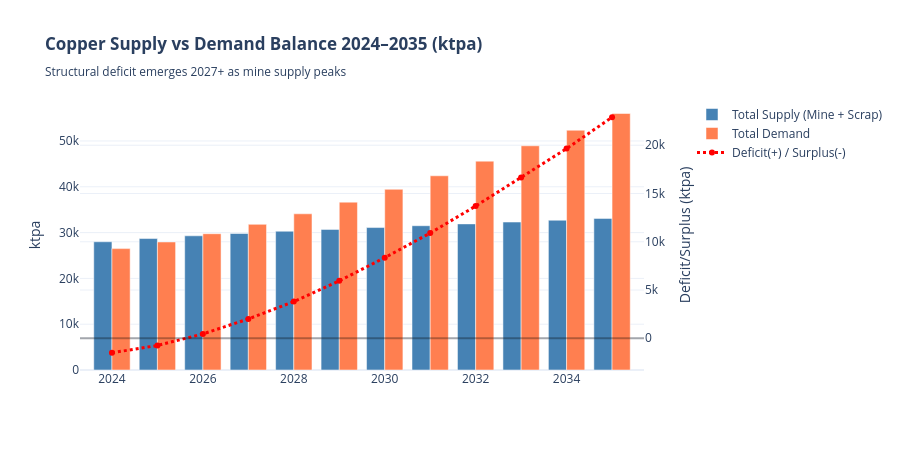

Write notebook code for a chart like this one.
### Code cell
# ── Supply/Demand Balance ─────────────────────────────────────────────────────
mine_supply    = [22500,23000,23400,23700,24000,24200,24400,24600,24800,25000,25200,25400]
secondary_supply=[5500, 5700, 5900, 6100, 6300, 6500, 6700, 6900, 7100, 7300, 7500, 7700]
total_supply   = [m + s for m, s in zip(mine_supply, secondary_supply)]
total_demand   = df_demand.sum(axis=1).values
deficit        = total_demand - np.array(total_supply)

fig2 = make_subplots(specs=[[{"secondary_y": True}]])
fig2.add_trace(go.Bar(x=years, y=total_supply, name="Total Supply (Mine + Scrap)",
                      marker_color='steelblue'), secondary_y=False)
fig2.add_trace(go.Bar(x=years, y=total_demand, name="Total Demand",
                      marker_color='coral'), secondary_y=False)
fig2.add_trace(go.Scatter(x=years, y=deficit, name="Deficit(+) / Surplus(-)",
                          line=dict(color='red', width=3, dash='dot'),
                          mode='lines+markers'), secondary_y=True)
fig2.add_hline(y=0, line_dash="solid", line_color="black", opacity=0.3, secondary_y=True)

fig2.update_layout(
    title="<b>Copper Supply vs Demand Balance 2024–2035 (ktpa)</b><br><sub>Structural deficit emerges 2027+ as mine supply peaks</sub>",
    barmode='group', template="plotly_white", height=450
)
fig2.update_yaxes(title_text="ktpa", secondary_y=False)
fig2.update_yaxes(title_text="Deficit/Surplus (ktpa)", secondary_y=True)
fig2.show()

# Deficit analysis
first_deficit_yr = [years[i] for i, d in enumerate(deficit) if d > 0]
print(f"First structural deficit year: {first_deficit_yr[0] if first_deficit_yr else 'Beyond 2035'}")
print(f"Peak deficit (2035): {deficit[-1]:,.0f} ktpa")

### Figure 1 — Plotly figure (JSON) as saved in the notebook; plotly's stock layout.template omitted (floating-point values rounded to 4 significant figures)
{"data": [{"marker": {"color": "steelblue"}, "name": "Total Supply (Mine + Scrap)", "type": "bar", "x": [2024, 2025, 2026, 2027, 2028, 2029, 2030, 2031, 2032, 2033, 2034, 2035], "xaxis": "x", "y": [28000, 28700, 29300, 29800, 30300, 30700, 31100, 31500, 31900, 32300, 32700, 33100], "yaxis": "y"}, {"marker": {"color": "coral"}, "name": "Total Demand", "type": "bar", "x": [2024, 2025, 2026, 2027, 2028, 2029, 2030, 2031, 2032, 2033, 2034, 2035], "xaxis": "x", "y": [26500, 27950, 29750, 31800, 34100, 36650, 39450, 42400, 45600, 48950, 52350, 56000], "yaxis": "y"}, {"line": {"color": "red", "dash": "dot", "width": 3}, "mode": "lines+markers", "name": "Deficit(+) / Surplus(-)", "type": "scatter", "x": [2024, 2025, 2026, 2027, 2028, 2029, 2030, 2031, 2032, 2033, 2034, 2035], "xaxis": "x", "y": [-1500, -750, 450, 2000, 3800, 5950, 8350, 10900, 13700, 16650, 19650, 22900], "yaxis": "y2"}], "layout": {"barmode": "group", "height": 450, "shapes": [{"line": {"color": "black", "dash": "solid"}, "opacity": 0.3, "type": "line", "x0": 0, "x1": 1, "xref": "x domain", "y0": 0, "y1": 0, "yref": "y2"}], "title": {"text": "<b>Copper Supply vs Demand Balance 2024–2035 (ktpa)</b><br><sub>Structural deficit emerges 2027+ as mine supply peaks</sub>"}, "xaxis": {"anchor": "y", "domain": [0, 0.94]}, "yaxis": {"anchor": "x", "domain": [0, 1], "title": {"text": "ktpa"}}, "yaxis2": {"anchor": "x", "overlaying": "y", "side": "right", "title": {"text": "Deficit/Surplus (ktpa)"}}}}
